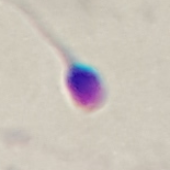
#> input picture Normal_Sperm (1).bmp, 170 x 170 px
$ jupyter execute --allow-errors Extraction.ipynb
#> lines starting #> are read from the running program, lines starting #| are printed output that depends on the picture
[cell 1]
import os
import cv2
import numpy as np
import pandas as pd
from skimage.feature import graycomatrix, graycoprops, local_binary_pattern
from sklearn.model_selection import train_test_split, GridSearchCV
from sklearn.preprocessing import StandardScaler
from sklearn.metrics import classification_report, confusion_matrix, ConfusionMatrixDisplay
from sklearn.ensemble import RandomForestClassifier
from sklearn.svm import SVC
from sklearn.neighbors import KNeighborsClassifier
import matplotlib.pyplot as plt
import seaborn as sns
import matplotlib.pyplot as plt

[cell 2]
import cv2
import numpy as np

def extract_features(image_path, bins=8):
    img = cv2.imread(image_path) # channels in order BGR
    img = cv2.resize(img, (170, 170))
    features = {}

    # Color features (mean, std, median)

    for i, color in enumerate(['blue', 'green', 'red']):
        channel = img[:,:,i]

        features[f'{color}_mean'] = np.mean(channel)
        features[f'{color}_std'] = np.std(channel)
        features[f'{color}_median'] = np.median(channel)


        # Calculate histogram for each color channel ,
        hist = cv2.calcHist([channel], [0], None, [bins], [0, 256])
         #bins is using 8 as value which is generally the default
         # None means that no mask are needed, we take all the pixels!
         #

        # hist = hist / hist.sum()  # Normalize the histogram, so the sum is 1

        # Add histogram bins to features
        for j in range(bins):
            features[f'{color}_hist_{j}'] = hist[j][0]

    return features

[cell 3]
import matplotlib.pyplot as plt

# Generate a synthetic blue image (for testing)
test_image = np.zeros((100, 100, 3), dtype=np.uint8)
test_image[:, :, 0] = 255  # Set Blue channel to max
cv2.imwrite("test_blue.jpg", test_image)
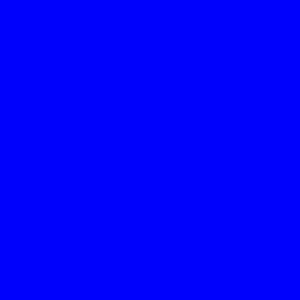
#> saved as test_blue.jpg: shape (100, 100, 3) (shown 3 times larger); mean B, G, R 255, 0, 0

# Extract features
features = extract_features("test_blue.jpg")
#> the loop in extract_features, `for i, color in enumerate(['blue', 'green', 'red']):` made 3 passes
#> hist on passes 1 to 3: [0, 0, 0, 0, 0, 0, 0, 28900], [28900, 0, 0, 0, 0, 0, 0, 0], [28900, 0, 0, 0, 0, 0, 0, 0]
#> after the loop in extract_features, `for i, color in enumerate(['blue', 'green', 'red']):`: features = 33 items
#> features = 33 items
print(features["blue_mean"])  # Should print ~255.0
#| 254.0
print(features["red_mean"])   # Should print ~0.0
#| 0.0

[cell 4]
img= cv2.imread('Non-Sperm (2).bmp')

[cell 5]
from pathlib import Path

p = Path("data")
# Cuenta todos los ficheros (de cualquier nivel y con cualquier extensión)
count = len(list(p.rglob("*.*")))
print(f"Total de archivos en '{p}': {count}")

[cell 6]
img = cv2.imread('Abnormal_Sperm (18) copy.bmp')

[cell 7]
import cv2
import matplotlib.pyplot as plt

def calc_hist(sample_image, bins=8, save_path = None ):

#> called with sample_image = 'Normal_Sperm (1).bmp', bins = 8, save_path = 'Sperm_histogram'
    testing = cv2.imread(sample_image)
#> testing is the input picture: shape (170, 170, 3); mean B, G, R 187.5, 195.4, 203.1

    if testing is None:
        print("error with the image")
        return

    plt.figure(figsize=(10, 5))

    for i, color in enumerate(['blue', 'green', 'red']):
        channel = testing[:,:,i]
        hist = cv2.calcHist([channel], [0], None, [bins], [0, 256])  # Fixed parameters
        #hist = hist / hist.sum()  # Normalize histogram

        plt.plot(hist, color=color, label=color)  # Plot with color labels
#> this loop made 3 passes
#> hist on passes 1 to 3: [0, 0, 0, 0, 362, 23363, 5175, 0], [131, 405, 239, 203, 266, 1594, 26043, 19], [0, 171, 256, 242, 299, 833, 26942, 157]
#> pass 1, in calc_hist, `channel = testing[:,:,i]`:
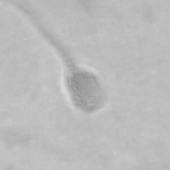
#> channel: shape (170, 170); min 140, max 215, mean 187.5
#> pass 2, in calc_hist, `channel = testing[:,:,i]`:
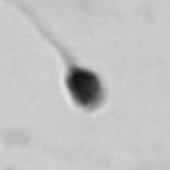
#> channel: shape (170, 170); min 15, max 225, mean 195.4
#> pass 3, in calc_hist, `channel = testing[:,:,i]`:
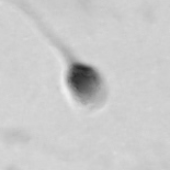
#> channel: shape (170, 170); min 39, max 239, mean 203.1

    plt.title("Color Channel Histograms (No normalized)")
    plt.xlabel("Intensity of the channels")
    plt.ylabel("Frequency")
    plt.legend()
    plt.grid(True)
    if save_path is not None:
        plt.savefig(save_path, dpi=300, bbox_inches = 'tight')
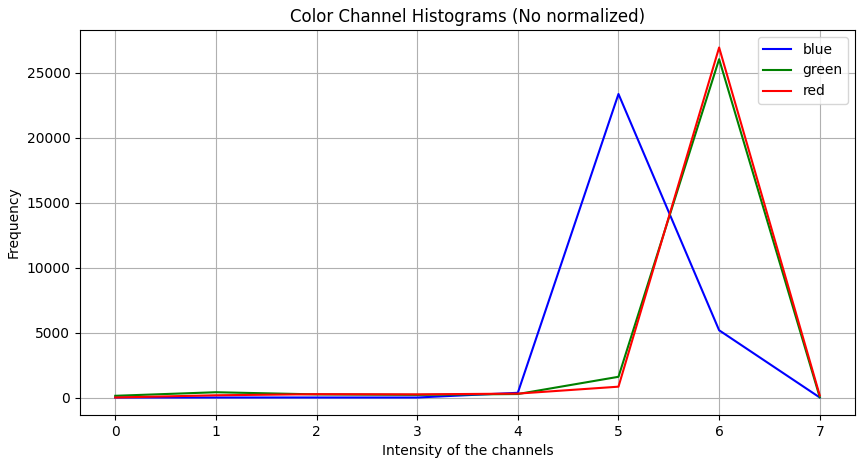
#> figure drawn by matplotlib, 1 panel
        print(f'The color hist of your sample image is stored in: {save_path}')
    plt.show()

[cell 8]
calc_hist('Normal_Sperm (1).bmp', save_path='Sperm_histogram')

# taking an image as sample we can see the intensity of each channel, this image look different to the ones in the presentation cuz it is bined in 8 and in the slides is in 255 to make it more easy to understand

[cell 9]
# 2. Process all images
def process_dataset(root_dir):
#> called with root_dir = 'data_resized'
    classes = ['Normal_Sperm', 'Abnormal_Sperm', 'Non-Sperm']
    features = []
    labels = []

    for class_idx, class_name in enumerate(classes):
        class_dir = os.path.join(root_dir, class_name)
        if not os.path.exists(class_dir):
            continue

        for img_file in os.listdir(class_dir):
            if img_file.lower().endswith(('.png', '.jpg', '.bmp')):
                img_path = os.path.join(class_dir, img_file)
                try:
                    feats = extract_features(img_path)
                    features.append(feats)
                    labels.append(class_idx)
                except Exception as e:
                    print(f"Error processing {img_path}: {str(e)}")
#> pass 2 of the loop in process_dataset, `for class_idx, class_name in enumerate(classes):`:
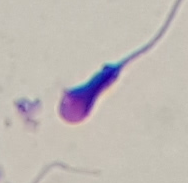
#> input picture data/Abnormal_Sperm/Abnormal_Sperm (121).bmp, 188 x 183 px, found by its file name
#> in extract_features, img is the input picture: shape (183, 188, 3); mean B, G, R 181.3, 185.6, 192.2
#> the loop in extract_features (call 2), `for i, color in enumerate(['blue', 'green', 'red']):` made 3 passes
#> hist on passes 1 to 3: [0, 0, 0, 0, 807, 27774, 319, 0], [297, 385, 393, 271, 721, 4708, 22125, 0], [105, 348, 240, 251, 802, 1669, 25474, 11]
#> pass 1, in extract_features (call 2), `channel = img[:,:,i]`:
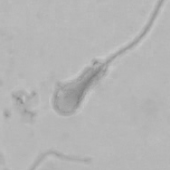
#> channel: shape (170, 170); min 128, max 200, mean 181.2
#> pass 3, in extract_features (call 2), `channel = img[:,:,i]`:
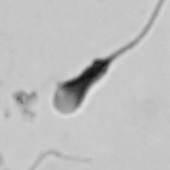
#> channel: shape (170, 170); min 18, max 227, mean 192.1
#> pass 3 of the loop in process_dataset, `for class_idx, class_name in enumerate(classes):`:
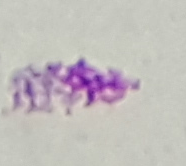
#> input picture data/Non-Sperm/Non-Sperm (103).bmp, 186 x 166 px, found by its file name
#> in extract_features, img is the input picture: shape (166, 186, 3); mean B, G, R 188.5, 188.9, 194.4
#> the loop in extract_features (call 3), `for i, color in enumerate(['blue', 'green', 'red']):` made 3 passes
#> hist on passes 1 to 3: [0, 0, 0, 0, 616, 17972, 10312, 0], [29, 276, 543, 826, 1527, 2027, 23672, 0], [0, 0, 5, 222, 1136, 2843, 24682, 12]
#> pass 1, in extract_features (call 3), `channel = img[:,:,i]`:
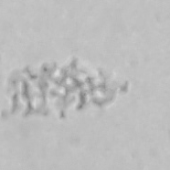
#> channel: shape (170, 170); min 129, max 220, mean 188.4
#> pass 3, in extract_features (call 3), `channel = img[:,:,i]`:
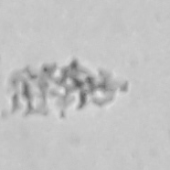
#> channel: shape (170, 170); min 92, max 230, mean 194.3

    features_df = pd.DataFrame(features)
#> features_df = table of 2 rows and 33 columns
    labels_df = pd.DataFrame(labels, columns=["Labels"])

    return features_df, labels_df

[cell 10]
# 3. Load and prepare data
# We take the process_dataset funtion and applied to the resized folder, I am not including the code that resized the dataset cuz i runned it and didnt save it
# you can take a sample and see their dimensions is 170 x 170

print("Processing dataset...")
X, y = process_dataset('data_resized')
#> X = table of 2 rows and 33 columns; y = table of 2 rows and 1 columns
print(f"Loaded {len(X)} samples with {len(X.columns)} features")
#| Loaded 2 samples with 33 features

### From now till the beginning od the advanced classifiers, Ive been workin on the KNN
You will see that to avoid problems with the original Dataframe i stored it in the X_new_features variables and then i started to play with this.

[cell 11]
X_new_features = X
#> X_new_features = table of 2 rows and 33 columns

[cell 12]
X_new_features['blue_mean']

[cell 13]
X_new_features.columns

### Tried to merge the stats of each channel in a global column and then dropped the used columns so it went from 33 to 36 and then after dropping to 27

[cell 14]
X_new_features['blue_global'] = (X_new_features['blue_mean'] + X_new_features['blue_median'] + X_new_features['blue_std']) / 3
X_new_features['red_global'] = (X_new_features['red_mean'] + X_new_features['red_median'] + X_new_features['red_std']) / 3
X_new_features['green_global'] = (X_new_features['green_mean'] + X_new_features['green_median'] + X_new_features['green_std']) / 3

[cell 15]
X_new_features
#> Out = table of 2 rows and 36 columns

[cell 16]
X_new_features.drop(['blue_mean', 'blue_median', 'blue_std'], axis=1, inplace=True)
X_new_features.drop(['red_mean', 'red_median', 'red_std'], axis=1, inplace=True)
X_new_features.drop(['green_mean', 'green_median', 'green_std'], axis=1, inplace=True)

[cell 17]
X_new_features.columns

[cell 18]
X_new_features.shape
#> Out = (2, 27)

#> (a cell that did not finish here is left out)

## This transformation of the data was used as well, i found it already in the notebook, didnt touch it

[cell 20]
def plot_distribution_before_after(X_before, X_after, feature_name):
    fig, axes = plt.subplots(1, 2, figsize=(12, 4))

    # Before scaling
    axes[0].hist(X_before[feature_name], bins=30, color='skyblue', edgecolor='black')
    axes[0].set_title(f'Before Scaling: {feature_name}')
    axes[0].set_xlabel('Value')
    axes[0].set_ylabel('Frequency')

    # After scaling
    axes[1].hist(X_after[feature_name], bins=30, color='salmon', edgecolor='black')
    axes[1].set_title(f'After Scaling: {feature_name}')
    axes[1].set_xlabel('Value')
    axes[1].set_ylabel('Frequency')

    plt.tight_layout()
    plt.show()

[cell 21]
X.dtypes.value_counts()

[cell 22]
# to use again the original dataframe ( 33 columns ) just replace X_new_features for X

[cell 23]
X_new_features.columns = X_new_features.columns.astype(str)

X_numeric = X_new_features.select_dtypes(include=['number'])
#> X_numeric = table of 2 rows and 27 columns

# Scale the numeric features
scaler = StandardScaler()
X_after_array = scaler.fit_transform(X_numeric)

# Convert scaled data back to DataFrame
X_after = pd.DataFrame(X_after_array, columns=X_numeric.columns)
#> X_after = table of 2 rows and 27 columns

feature_name = X_numeric.columns[26]  # or any index
#> feature_name = 'green_global'
plot_distribution_before_after(X_numeric, X_after, feature_name)
#> in plot_distribution_before_after, `plt.show()`:
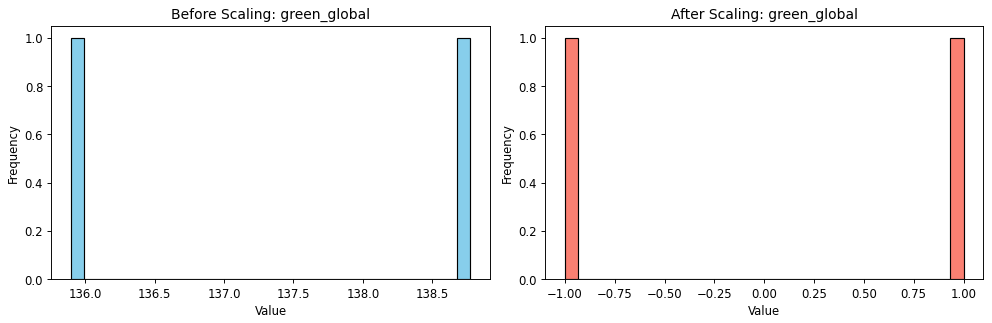
#> figure drawn by matplotlib, 2 panels

[cell 24]
X_after.head()
#> Out = table of 2 rows and 27 columns
